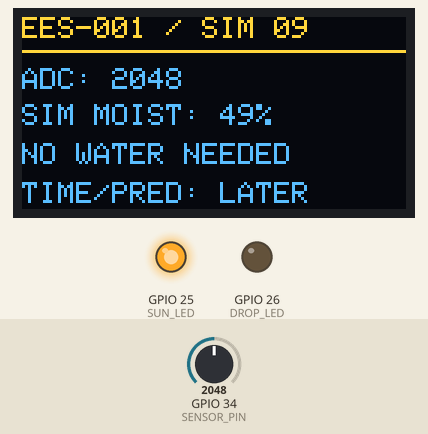
Simulated run of this sketch. Board: ESP32. On the bench: 128×64 one-colour display, output pins drawn as LEDs (lit = HIGH). The inputs (shaded band) are chosen by the test bench; at power-on: GPIO 34 (SENSOR_PIN) = 2048. The OLED is the two-colour kind (top 16 rows yellow); what the sketch prints to the serial monitor is not drawn.

Above: at 1.2 s.
1.3 s: GPIO 34 (SENSOR_PIN) set to 2965
At 2.4 s:
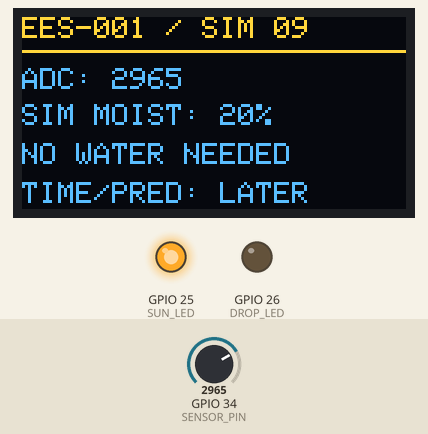
3.6 s: GPIO 34 (SENSOR_PIN) set to 3063
At 4.7 s:
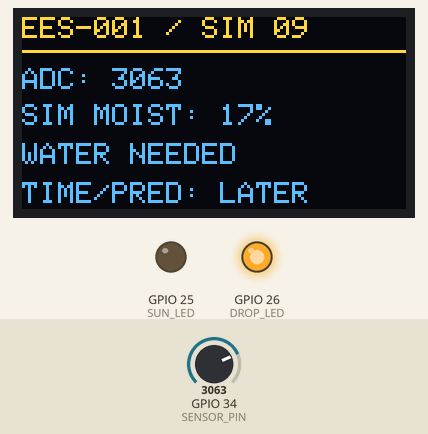
5.6 s: GPIO 34 (SENSOR_PIN) set to 3536
At 6.9 s:
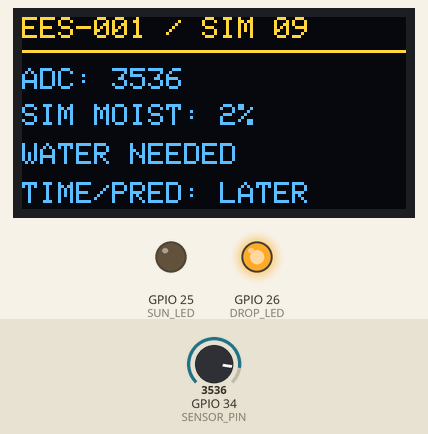
7.7 s: GPIO 34 (SENSOR_PIN) set to 3644
At 11.4 s:
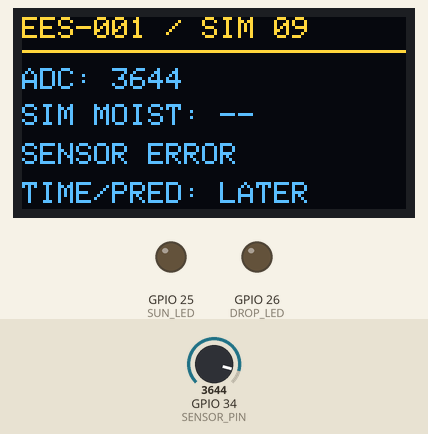
11.8 s: GPIO 34 (SENSOR_PIN) set to 2866
At 15.8 s:
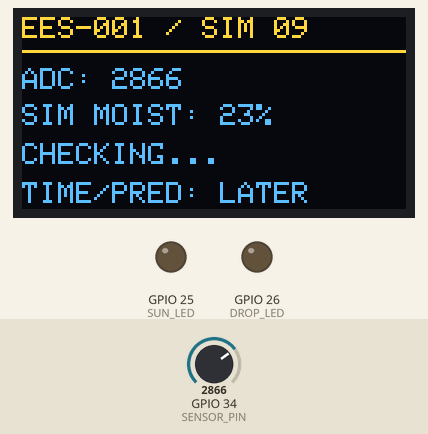
Timing chart, 0 to 16.9 s (numbered marks = the images above; inputs shaded):
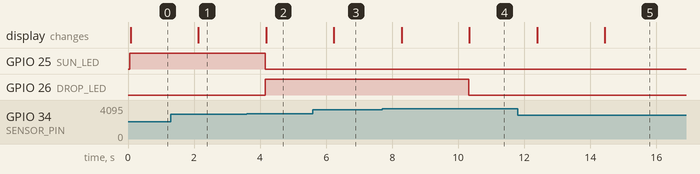

Measured:
- the behaviour switches between 3000 and 3001 on GPIO 34 (SENSOR_PIN) (found by bisection; images 1 and 2)
- the behaviour switches between 3600 and 3601 on GPIO 34 (SENSOR_PIN) (found by bisection; images 3 and 4)
- after the input at 1.3 s, the display: changes after 0.83 s (image 1)
- after the input at 3.6 s, GPIO 25 (SUN_LED): HIGH → LOW after 0.56 s; GPIO 26 (DROP_LED): LOW → HIGH after 0.56 s; the display: changes after 0.59 s (image 2)
- after the input at 5.6 s, the display: changes after 0.64 s (image 3)
- after the input at 7.7 s, GPIO 26 (DROP_LED): HIGH → LOW after 2.6 s; the display: first changes after 0.59 s (image 4 shows a later state)
- after the input at 11.8 s, the display: first changes after 0.59 s (image 5 shows a later state)

The sketch:

sketch.ino
```cpp
#include <Wire.h>
#include <Adafruit_GFX.h>
#include <Adafruit_SSD1306.h>

// EES-001 Simulation 09: decorative indicator + diagnostic OLED
// Potentiometer simulates the soil sensor; higher ADC = drier.
// ALL thresholds and moisture percentages are simulation-only.
constexpr int SENSOR_PIN = 34;
constexpr int SUN_LED = 25;
constexpr int DROP_LED = 26;
constexpr int SDA_PIN = 21;
constexpr int SCL_PIN = 22;
constexpr int SENSOR_MIN = 400;
constexpr int SENSOR_MAX = 3600;
constexpr int WATER_ON = 3000;
constexpr int WATER_OFF = 2700;
constexpr int CONFIRM_SAMPLES = 3;

Adafruit_SSD1306 display(128, 64, &Wire, -1);
enum State { UNKNOWN, OK, NEEDS_WATER, SENSOR_ERROR };
State state = UNKNOWN;
int invalidSamples = 0;
int recoverySamples = 0;

const char* statusText() {
  switch (state) {
    case OK: return "NO WATER NEEDED";
    case NEEDS_WATER: return "WATER NEEDED";
    case SENSOR_ERROR: return "SENSOR ERROR";
    default: return "CHECKING...";
  }
}

void updateOutputs(int adc) {
  digitalWrite(SUN_LED, state == OK ? HIGH : LOW);
  digitalWrite(DROP_LED, state == NEEDS_WATER ? HIGH : LOW);

  // Illustration only: this is NOT a calibrated soil moisture percentage.
  int simulatedPercent = constrain(map(adc, SENSOR_MIN, SENSOR_MAX, 100, 0), 0, 100);

  display.clearDisplay();
  display.setTextColor(SSD1306_WHITE);
  display.setTextSize(1);
  display.setCursor(0, 0);
  display.println("EES-001 / SIM 09");
  display.drawLine(0, 11, 127, 11, SSD1306_WHITE);
  display.setCursor(0, 17);
  display.print("ADC: ");
  display.println(adc);
  display.setCursor(0, 29);
  display.print("SIM MOIST: ");
  if (state == SENSOR_ERROR) {
    display.println("--");
  } else {
    display.print(simulatedPercent);
    display.println("%");
  }
  display.setCursor(0, 42);
  display.println(statusText());
  display.setCursor(0, 55);
  display.print("TIME/PRED: LATER");
  display.display();
}

void setup() {
  Serial.begin(115200);
  pinMode(SENSOR_PIN, INPUT);
  pinMode(SUN_LED, OUTPUT);
  pinMode(DROP_LED, OUTPUT);
  digitalWrite(SUN_LED, LOW);
  digitalWrite(DROP_LED, LOW);
  Wire.begin(SDA_PIN, SCL_PIN);
  if (!display.begin(SSD1306_SWITCHCAPVCC, 0x3C)) {
    Serial.println("OLED initialization failed");
    while (true) delay(1000);
  }
  updateOutputs(0);
}

void loop() {
  int adc = analogRead(SENSOR_PIN);
  bool valid = adc >= SENSOR_MIN && adc <= SENSOR_MAX;

  if (!valid) {
    invalidSamples++;
    recoverySamples = 0;
    if (invalidSamples >= CONFIRM_SAMPLES) state = SENSOR_ERROR;
  } else {
    invalidSamples = 0;
    if (state == SENSOR_ERROR) {
      recoverySamples++;
      if (recoverySamples >= CONFIRM_SAMPLES) {
        recoverySamples = 0;
        state = UNKNOWN;
      } else {
        // Keep warning active until recovery is confirmed.
        Serial.printf("ADC=%d | %s | recovery %d/%d\n",
                      adc, statusText(), recoverySamples, CONFIRM_SAMPLES);
        updateOutputs(adc);
        delay(1000);
        return;
      }
    }
    // Hysteresis: retain previous state between 2700 and 3000.
    if (adc > WATER_ON) state = NEEDS_WATER;
    else if (adc < WATER_OFF) state = OK;
  }

  Serial.printf("ADC=%d | %s | valid=%s\n",
                adc, statusText(), valid ? "yes" : "no");
  updateOutputs(adc);
  delay(1000);
}
```
